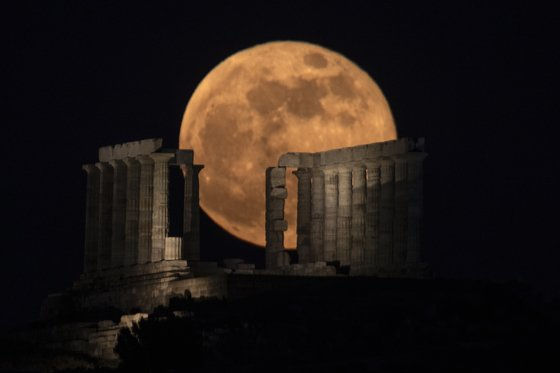
#> input picture SuperMoon.png, 560 x 373 px
$ python corner_detection0.py
#> lines starting #> are read from the running program, lines starting #| are printed output that depends on the picture
import cv2
import numpy as np

src = cv2.imread("SuperMoon.png")
#> src is the input picture: shape (373, 560, 3); mean B, G, R 20.9, 25, 33.4
dst = src.copy()
gray = cv2.cvtColor(src, cv2.COLOR_BGR2GRAY)
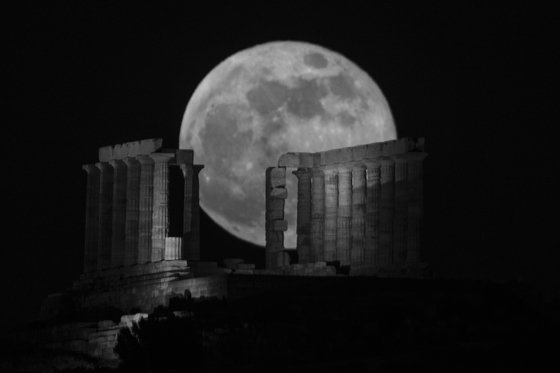
#> gray: shape (373, 560); min 0, max 193, mean 27

#> (the run stopped early here; a loop or call above may not have finished)
